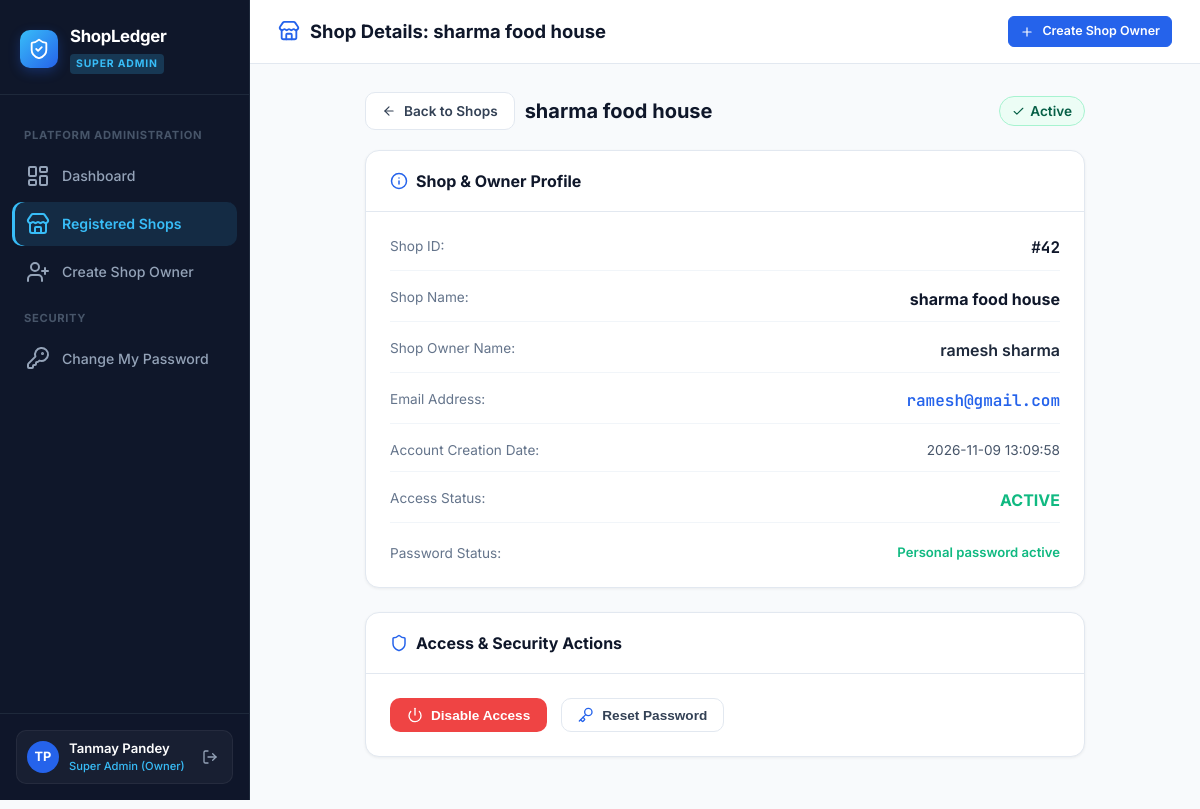
/super-admin/shops/42 (signed in), run on the app's committed database.
### tables this page shows
CREATE TABLE businesses (
        id INTEGER PRIMARY KEY AUTOINCREMENT,
        owner_id INTEGER NOT NULL,
        name TEXT NOT NULL,
        category TEXT DEFAULT 'retail',
        phone TEXT,
        email TEXT,
        address TEXT,
        gstin TEXT,
        currency TEXT DEFAULT '₹',
        invoice_prefix TEXT DEFAULT 'INV-',
        tax_enabled INTEGER DEFAULT 1,
        default_tax_rate REAL DEFAULT 0.0,
        terms_conditions TEXT DEFAULT 'Thank you for your business! Goods once sold cannot be returned without bill.',
        created_at TIMESTAMP DEFAULT CURRENT_TIMESTAMP, status TEXT DEFAULT 'active',
        FOREIGN KEY (owner_id) REFERENCES users(id) ON DELETE CASCADE
    );

CREATE TABLE users (
id INTEGER PRIMARY KEY AUTOINCREMENT,
email TEXT UNIQUE NOT NULL,
password TEXT NOT NULL
, name TEXT, role TEXT DEFAULT 'owner', business_id INTEGER, account_status TEXT DEFAULT 'active', must_change_password INTEGER DEFAULT 0, session_version INTEGER DEFAULT 1, phone TEXT);

### routes/super_admin_routes.py (the view)
@super_admin_bp.route("/shops/<int:id>")
@super_admin_required
def shop_detail(id):
    shop = get_shop_details(id)
    if not shop:
        flash(f"Shop #{id} not found.", "error")
        return redirect(url_for("super_admin.list_shops"))
    return render_template("super_admin/shop_detail.html", shop=shop)

### app.py (called while the page is built, shortened)
@app.before_request
def check_session_security():
    from flask import session, redirect, url_for, flash, request
    user_id = session.get("user_id")
    if user_id:
        endpoint = request.endpoint or ""
        if endpoint.startswith("static") or endpoint in ("auth.logout", "super_admin.logout", "super_admin.login", "auth.login", "auth.first_login_password"):
            return
        if session.get("user_role") == "SUPER_ADMIN":
            return

@app.context_processor
def inject_global_data():
    from flask import session
    biz_id = session.get("business_id")
    return {"unread_notifications_count": 0}

### models/database.py (called while the page is built)
def get_db_connection():
    conn = sqlite3.connect(DB_PATH, timeout=30.0)
    conn.row_factory = sqlite3.Row
    conn.execute("PRAGMA journal_mode = WAL;")
    conn.execute("PRAGMA busy_timeout = 30000;")
    conn.execute("PRAGMA foreign_keys = ON;")
    return conn

### routes/super_admin_routes.py (called while the page is built)
def super_admin_required(f):
    @wraps(f)
    def decorated_function(*args, **kwargs):
        if "user_id" not in session or session.get("user_role") != "SUPER_ADMIN":
            if request.is_json or "application/json" in request.headers.get("Accept", ""):
                return jsonify({"success": False, "error": "Forbidden: Super Administrator access required."}), 403
            flash("Super Administrator authentication required.", "error")
            return redirect(url_for("super_admin.login"))
        return f(*args, **kwargs)
    return decorated_function

### templates/super_admin/shop_detail.html (shortened to what this page needs)
{% extends "super_admin/base.html" %}
{% block page_title %}
  <i data-lucide="store" style="width: 22px; height: 22px; color: #2563EB;"></i>
  <span>Shop Details: {{ shop.shop_name }}</span>
{% endblock %}
{% block content %}
<div style="max-width: 720px; margin: 0 auto;">
  <div style="display: flex; align-items: center; justify-content: space-between; margin-bottom: 20px;">
    <div style="display: flex; align-items: center; gap: 10px;">
      <a href="{{ url_for('super_admin.list_shops') }}" class="sa-btn sa-btn-secondary">
        <i data-lucide="arrow-left" style="width: 14px; height: 14px;"></i>
        <span>Back to Shops</span>
      </a>
      <h2 style="font-size: 1.25rem; font-weight: 700; color: #0F172A; margin: 0;">{{ shop.shop_name }}</h2>
    </div>
    <div>
      {% if shop.access_status == 'active' %}
        <span class="sa-badge sa-badge-active" style="font-size: 0.85rem; padding: 4px 12px;">
          <i data-lucide="check" style="width: 13px; height: 13px;"></i> Active
        </span>
      {% else %}
        <span class="sa-badge sa-badge-disabled" style="font-size: 0.85rem; padding: 4px 12px;">
          <i data-lucide="slash" style="width: 13px; height: 13px;"></i> Disabled
        </span>
      {% endif %}
    </div>
  </div>
  <div class="sa-card">
    <div class="sa-card-header">
      <div class="sa-card-title">
        <i data-lucide="info" style="width: 18px; height: 18px; color: #2563EB;"></i>
        <span>Shop & Owner Profile</span>
      </div>
    </div>
    <div class="sa-card-body" style="display: flex; flex-direction: column; gap: 16px;">
      <div style="display: flex; justify-content: space-between; border-bottom: 1px solid #F1F5F9; padding-bottom: 10px;">
        <span style="font-size: 0.85rem; color: #64748B;">Shop ID:</span>
        <span style="font-weight: 700; font-family: 'JetBrains Mono', monospace;">#{{ shop.id }}</span>
      </div>
      <div style="display: flex; justify-content: space-between; border-bottom: 1px solid #F1F5F9; padding-bottom: 10px;">
        <span style="font-size: 0.85rem; color: #64748B;">Shop Name:</span>
        <span style="font-weight: 700; color: #0F172A;">{{ shop.shop_name }}</span>
      </div>
      <div style="display: flex; justify-content: space-between; border-bottom: 1px solid #F1F5F9; padding-bottom: 10px;">
        <span style="font-size: 0.85rem; color: #64748B;">Shop Owner Name:</span>
        <span style="font-weight: 600; color: #1E293B;">{{ shop.owner_name or 'N/A' }}</span>
      </div>
      <div style="display: flex; justify-content: space-between; border-bottom: 1px solid #F1F5F9; padding-bottom: 10px;">
        <span style="font-size: 0.85rem; color: #64748B;">Email Address:</span>
        <span style="font-weight: 600; font-family: 'JetBrains Mono', monospace; color: #2563EB;">{{ shop.owner_email }}</span>
      </div>
      <div style="display: flex; justify-content: space-between; border-bottom: 1px solid #F1F5F9; padding-bottom: 10px;">
        <span style="font-size: 0.85rem; color: #64748B;">Account Creation Date:</span>
        <span style="font-size: 0.85rem; color: #475569;">{{ shop.created_at or '-' }}</span>
      </div>
      <div style="display: flex; justify-content: space-between; border-bottom: 1px solid #F1F5F9; padding-bottom: 10px;">
        <span style="font-size: 0.85rem; color: #64748B;">Access Status:</span>
        <span style="font-weight: 700; text-transform: uppercase; color: {{ '#10B981' if shop.access_status == 'active' else '#EF4444' }};">
          {{ shop.access_status }}
        </span>
      </div>
      <div style="display: flex; justify-content: space-between; padding-top: 4px;">
        <span style="font-size: 0.85rem; color: #64748B;">Password Status:</span>
        <span style="font-size: 0.82rem; color: {{ '#D97706' if shop.must_change_password else '#10B981' }}; font-weight: 600;">
          {{ 'Pending change on next login' if shop.must_change_password else 'Personal password active' }}
        </span>
      </div>
    </div>
  </div>
  <div class="sa-card">
    <div class="sa-card-header">
      <div class="sa-card-title">
        <i data-lucide="shield" style="width: 18px; height: 18px; color: #2563EB;"></i>
        <span>Access & Security Actions</span>
      </div>
    </div>
    <div class="sa-card-body" style="display: flex; gap: 14px; flex-wrap: wrap;">
      {% if shop.access_status == 'active' %}
        <form method="POST" action="{{ url_for('super_admin.set_status', id=shop.id) }}" style="display: inline;">
          <button type="submit" class="sa-btn sa-btn-danger" onclick="return confirm('Disable access for this shop? Existing sessions will be terminated immediately.')">
            <i data-lucide="power" style="width: 16px; height: 16px;"></i>
            <span>Disable Access</span>
          </button>
        </form>
      {% endif %}
      <button type="button" class="sa-btn sa-btn-secondary" onclick="openResetModal('{{ shop.id }}', '{{ shop.shop_name|escape }}', '{{ shop.owner_email|escape }}')">
        <i data-lucide="key" style="width: 16px; height: 16px; color: #2563EB;"></i>
        <span>Reset Password</span>
      </button>
    </div>
  </div>
</div>
{% endblock %}

### templates/super_admin/base.html (style rules this page uses)
:root { --sa-sidebar-bg: #0F172A; --sa-sidebar-border: #1E293B; --sa-sidebar-text: #94A3B8; --sa-sidebar-active: #38BDF8; --sa-sidebar-active-bg: rgba(56, 189, 248, 0.12); --sa-body-bg: #F8FAFC; --sa-card-bg: #FFFFFF; --sa-border: #E2E8F0; --sa-text-main: #0F172A; --sa-text-muted: #64748B; --sa-primary: #2563EB; --sa-primary-hover: #1D4ED8; --sa-success: #10B981; --sa-danger: #EF4444; --radius-sm: 6px; --radius-md: 10px; --radius-lg: 14px; --shadow-sm: 0 1px 3px rgba(0,0,0,0.06); --shadow-md: 0 4px 12px rgba(0,0,0,0.05); --shadow-lg: 0 10px 25px rgba(0,0,0,0.08); }
* { box-sizing: border-box; margin: 0; padding: 0; }
body { font-family: 'Inter', -apple-system, BlinkMacSystemFont, 'Segoe UI', Roboto, sans-serif; background-color: var(--sa-body-bg); color: var(--sa-text-main); display: flex; min-height: 100vh; overflow-x: hidden; line-height: 1.5; }
.sa-card { background: var(--sa-card-bg); border: 1px solid var(--sa-border); border-radius: var(--radius-lg); box-shadow: var(--shadow-sm); margin-bottom: 24px; overflow: hidden; }
.sa-card-header { padding: 18px 24px; border-bottom: 1px solid var(--sa-border); display: flex; align-items: center; justify-content: space-between; gap: 16px; }
.sa-card-title { font-size: 1rem; font-weight: 700; color: var(--sa-text-main); display: flex; align-items: center; gap: 8px; }
.sa-card-body { padding: 24px; }
.sa-btn { display: inline-flex; align-items: center; justify-content: center; gap: 8px; padding: 8px 16px; border-radius: var(--radius-md); font-size: 0.85rem; font-weight: 600; cursor: pointer; text-decoration: none; border: 1px solid transparent; transition: all 0.15s ease; white-space: nowrap; }
.sa-btn-secondary { background: #FFFFFF; color: #334155; border-color: var(--sa-border); }
.sa-btn-danger { background: #EF4444; color: #FFFFFF; }
.sa-badge { display: inline-flex; align-items: center; gap: 5px; padding: 3px 9px; border-radius: 9999px; font-size: 0.75rem; font-weight: 600; text-transform: capitalize; }
.sa-badge-active { background: #ECFDF5; color: #065F46; border: 1px solid #A7F3D0; }

### data on the page
businesses: shop_name "sharma food house", id "42", created_at "2026-11-09 13:09:58"
users: name "ramesh sharma", owner_email "ramesh@gmail.com", must_change_password "Personal password active"

### other printed values
{{ session.get('user_name', 'Tanmay Pandey') }} "Tanmay Pandey"
{{ shop.access_status }} "ACTIVE"
